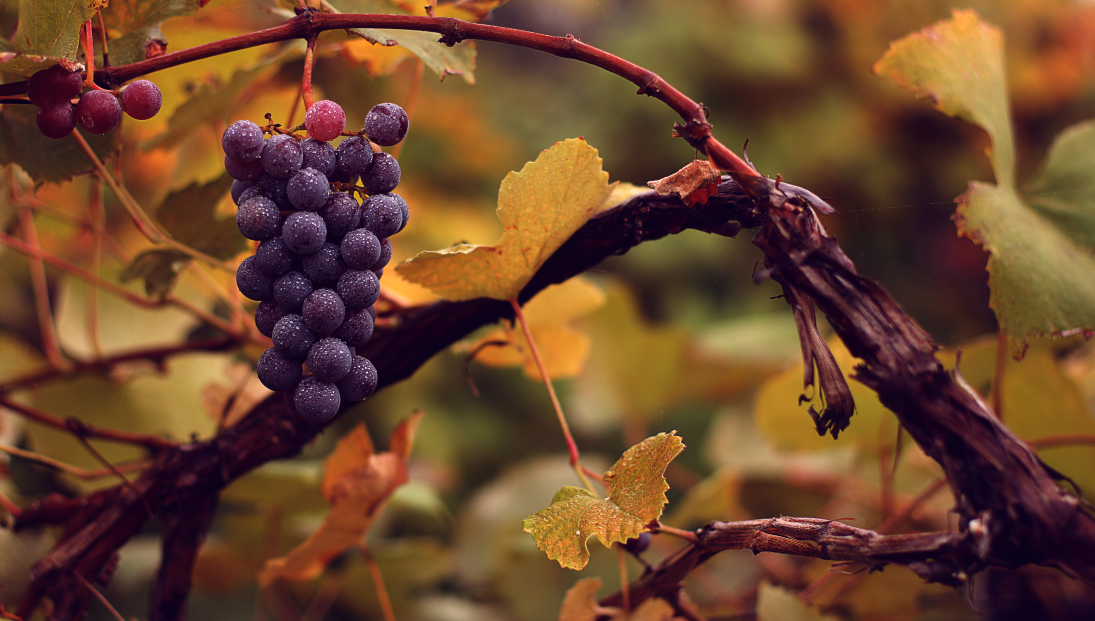
#> input picture reductionImage/Edle_Weinrebe,_'Vitis_vinifera'_subsp._'vinifera.jpg, 4378 x 2484 px (shown at 1/4 size)
$ python reductionImage.py 'Edle_Weinrebe,_'"'"'Vitis_vinifera'"'"'_subsp._'"'"'vinifera.jpg' 100 100 'Edle_Weinrebe,_'"'"'Vitis_vinifera'"'"'_subsp._'"'"'vinifera.jpg'
#> lines starting #> are read from the running program, lines starting #| are printed output that depends on the picture
from PIL import Image
import sys

try:
	picture = Image.open(sys.argv[1])
#> picture is the input picture: PIL image 4378x2484 RGB; mean R, G, B 109.3, 69.8, 44.1
except:
	print('укажите картинку')
	sys.exit()

width = int(sys.argv[2])
height = int(sys.argv[3])
Format = sys.argv[4]


if picture.size[0] > width and picture.size[1] > height:
	pass
else:
	print('Введите разрешение меньше чем текущее. Должно быть целое число')
	sys.exit()


picture.resize((width, height)).save(f"{sys.argv[1]}_{sys.argv[2]}x{sys.argv[3]}.{Format}", Format)
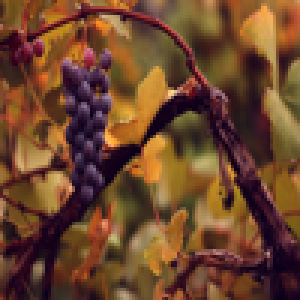
#> saved as Edle_Weinrebe,_'Vitis_vinifera'_subsp._'vinifera.jpg_100x100.Edle_Weinrebe,_'Vitis_vinifera'_subsp._'vinifera.jpg: PIL image 100x100 RGB (shown 3 times larger); mean R, G, B 109.3, 69.8, 44.1
#> (the run stopped early here; a loop or call above may not have finished)
